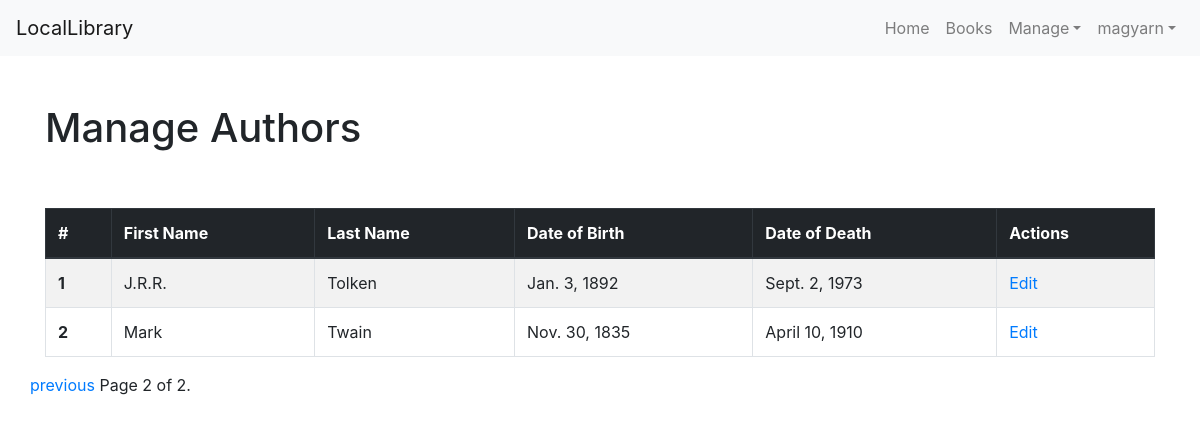
The page /catalog/manage-authors/?page=2 (signed in) on the database as committed earlier.
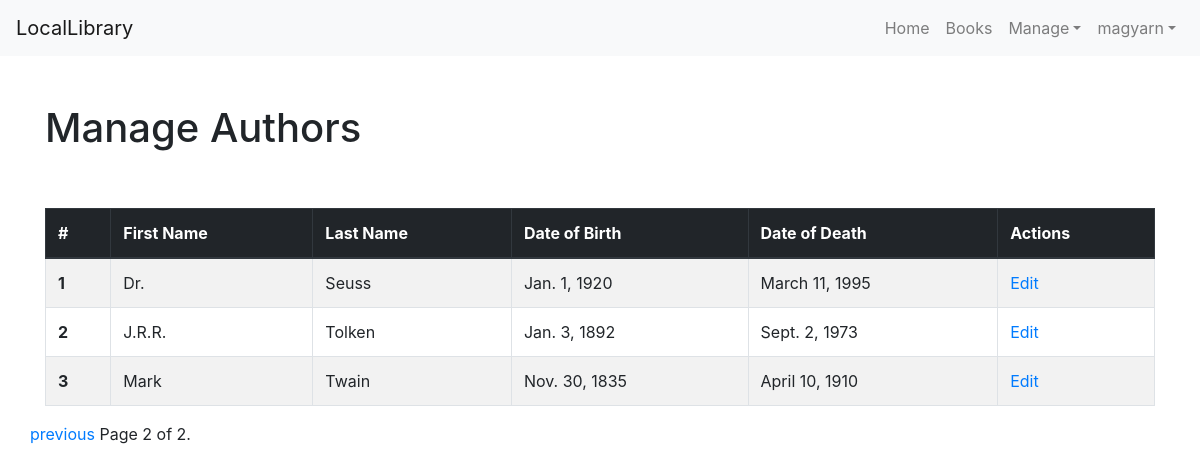
The same page on the database as committed later.
### catalog/models.py (models this page shows, shortened)
class Author(models.Model):
  first_name = models.CharField(max_length=100)
  last_name = models.CharField(max_length=100)
  date_of_birth = models.DateField(null=True, blank=True)
  date_of_death = models.DateField(null=True, blank=True)
  class Meta:
    ordering = ['last_name', 'first_name']
    permissions = (
      ('can_add_author', 'Add author'),
      ('can_edit_author', 'Edit author'),
      ('can_delete_author', 'Delete author'),
    )

### catalog/views.py (the view)
# urls.py: path('manage-authors/', views.ManageAuthorsView.as_view(), name="manage-authors"),
class ManageAuthorsView(PermissionRequiredMixin, generic.ListView):
  permission_required = 'catalog.is_librarian'
  model = Author
  paginate_by = 3
  template_name = 'catalog/manage_authors.html'

### catalog/templates/catalog/manage_authors.html
{% extends "../base.html" %}
{% block content %}
<div class="container">
  <h1 class="mt-5">Manage Authors</h1>
  {% if author_list %}
  <div class="table-responsive">
    <table class="table table-striped table-bordered table-hover mt-5">
      <thead class="thead-dark">
        <tr>
          <th scope="col">#</th>
          <th scope="col">First Name</th>
          <th scope="col">Last Name</th>
          <th scope="col">Date of Birth</th>
          <th scope="col">Date of Death</th>
          <th scope="col">Actions</th>
        </tr>
      </thead>
      <tbody>
        {% for author in author_list %}
        <tr>
          <th scope="row">{{ forloop.counter }} </th>
          <td>{{ author.first_name }}</td>
          <td>{{ author.last_name }}</td>
          <td>{{ author.date_of_birth }}</td>
          <td>{{ author.date_of_death }}</td>
          <td><a href="{% url 'catalog:author-update' pk=author.pk %}">Edit</a></td>
        </tr>
        {% endfor %}
      </tbody>
    </table>
  </div>
  {% else %}
  <p>There are no authors in the library.</p>
  {% endif %}
</div>
{% endblock %}

### catalog/templates/base.html (shortened to what this page needs)
{% load pipeline %}
<!DOCTYPE html>
<html lang="en">
<head>
  <link rel="stylesheet" href="https://stackpath.bootstrapcdn.com/bootstrap/4.1.3/css/bootstrap.min.css"
>
</head>
<body>
  <nav class="container-fluid navbar navbar-expand-md navbar-light bg-light">
    <a class="navbar-brand" href="{% url 'catalog:index' %}">LocalLibrary</a>
    <div class="collapse navbar-collapse" id="navbarSupportedContent">
      <ul class="navbar-nav ml-auto">
        <li class="nav-item"><a class="nav-link" href="{% url 'catalog:index' %}">Home</a></li>
        <li class="nav-item"><a class="nav-link" href="{% url 'catalog:book-list' %}">Books</a></li>
        {% if perms.catalog.is_librarian %}
        <li class="nav-item dropdown">
          <a class="nav-link dropdown-toggle" data-toggle="dropdown" href="#" role="#" aria-haspopup="true"
            aria-expanded="false">Manage</a>
        </li>
        {% endif %}
        {% if user.is_authenticated %}
        <li class="nav-item dropdown">
          <a class="nav-link dropdown-toggle" data-toggle="dropdown" href="#" role="#" aria-haspopup="true" aria-expanded="false">{{ user.username }}</a>
        </li>
        {% else %}
        <li class="nav-item"><a class="nav-link" href="{% url 'login'%}?next={{request.path}}">Login</a></li>
        {% endif %}
      </ul>
    </div>
  </nav>
  <div>
    {% block content %}{% endblock %}
    {% block pagination %}
      {% if is_paginated %}
        <div class="container pagination">
          <span class="page-links">
            {% if page_obj.has_previous %}
            <a href="{{ request.path }}?page={{ page_obj.previous_page_number }}">previous</a>
            {% endif %}
            <span class="page-current">
              Page {{ page_obj.number }} of {{ page_obj.paginator.num_pages }}.
            </span>
          </span>
        </div>
      {% endif %}
    {% endblock %}
  </div>
</body>
</html>

Rows that differ between the two databases and show on the page:
added Author: first_name "Dr.", last_name "Seuss", date_of_birth "Jan. 1, 1920", date_of_death "March 11, 1995"
